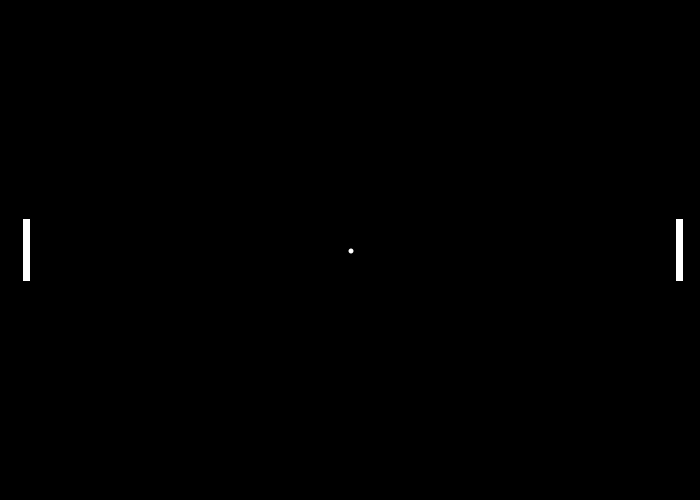
Frame 1 (no input)
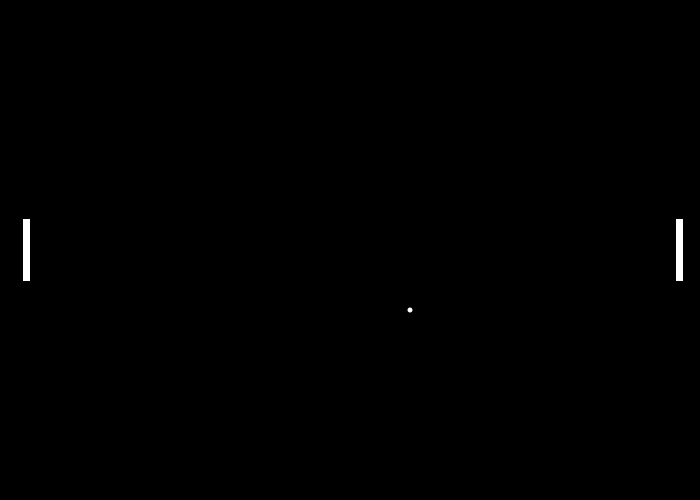
Frame 60 (the mouse pressed at the canvas centre just before this capture)
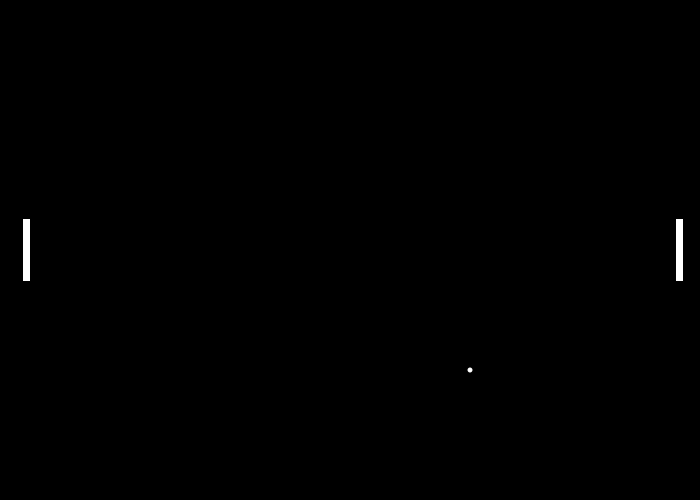
Frame 120 (the mouse held since frame 60 and released just before this capture)

The Processing sketch that drew these frames (run headless with seeded random() and noise(); from frame 60 on, the mouse is pressed at the canvas centre):

// Processing sketch: Paddles
// ── Paddles.pde
//Global Variables
float ballStartPositionX; // displayWidth
float ballStartPositionY; // displayHeight
float ballSize ; // displayWidth
int ballMoveX; //Declare
int ballMoveY; //Declare
int speedX = 1; // Follows rules of physics
int speedY = 1; // Follows rules of physics
int lightMode1; // Populated with a Button
int lightMode2; //Populated with a Button
float paddleStartY; 
float paddleMoveY;
float paddleWidth;
float paddleHeight;
float paddleMoveXleft;
float paddleMoveXright;

void setup() {
  size (700, 500); // fullScreen(); Cannot Teach with fullScreen()
  ballStartPositionX = width*1/2; // displayWidth
  ballStartPositionY = height*1/2; // displayHeight
  ballSize = width*1/128; // displayWidth
  ballMoveX = int (ballStartPositionX); //Populate, Example of Casting
  ballMoveY = int (ballStartPositionY); //Populate, Example of Casting
  lightMode1 = 255; // Black, Should be a Button to toggle between 0 & 255
  lightMode2 = 0; // White, Should be a button
  paddleStartY = (height/2)-(height*1/16);
  paddleMoveY = paddleStartY; 
  paddleWidth = width*1/100;
  paddleHeight = height*1/8;
  paddleMoveXleft = 0+width*1/30;
  paddleMoveXright = 0+width*29/30;

  // Create a Ball, start position 
  ellipse (ballStartPositionX, ballStartPositionY, ballSize, ballSize);
}

void draw () {
  // Arithmetic  First, then visual data

  // Move the Ball
  noStroke();
  fill(lightMode2);
  rect(0, 0, width, height); // Background
  fill(0);
  stroke(1);

  println ("X Start:", ballStartPositionX, "Y Start:", ballStartPositionY);
  println ("X Move:", ballMoveX, "Y Move:", ballMoveY);
  if (  ballMoveX <= 0+ballSize/2 || ballMoveX >= width-ballSize/2 ) {
    speedX = speedX * -1;
  }
  if ( ballMoveY <= 0+ballSize/2 || ballMoveY >= height-ballSize/2 ) {
    speedY = speedY * -1;
  }
  ballMoveX += speedX; // Progression of ballMoveX=ballMoveX+1 to ballMoveX=+1 to ... 
  ballMoveY += speedY; //What is the difference in these lines
  println ("X Move:", ballMoveX);
  println ("Y Move :", ballMoveY);
  // Moved Position
  noStroke();
  fill(lightMode1); 
  ellipse (ballMoveX, ballMoveY, ballSize, ballSize);
  rect(paddleMoveXleft, paddleMoveY, paddleWidth, paddleHeight); // Paddle #1
  rect(paddleMoveXright, paddleMoveY, paddleWidth, paddleHeight); // Paddle #2
  //Image retains shawdows and ball doesn't bounce
  fill(0);
  stroke(1);
} 
